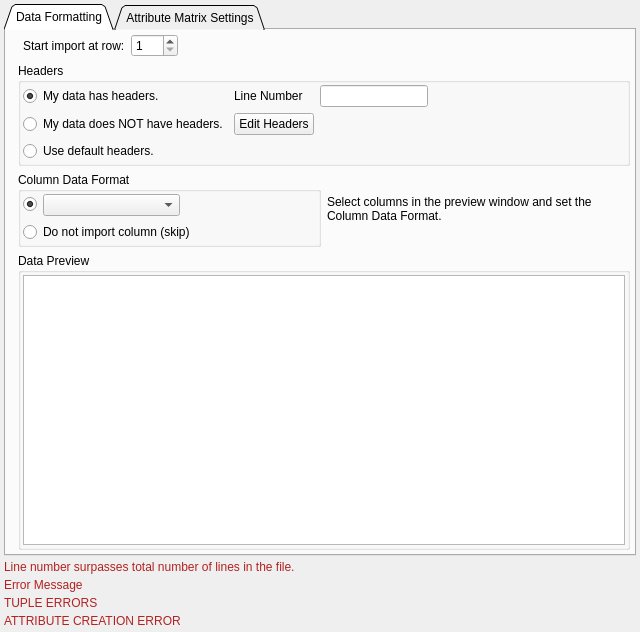
<?xml version="1.0" encoding="UTF-8"?>
<ui version="4.0">
 <class>DataFormatPage</class>
 <widget class="QWizardPage" name="DataFormatPage">
  <property name="geometry">
   <rect>
    <x>0</x>
    <y>0</y>
    <width>640</width>
    <height>632</height>
   </rect>
  </property>
  <property name="windowTitle">
   <string>WizardPage</string>
  </property>
  <layout class="QGridLayout" name="gridLayout_8">
   <property name="leftMargin">
    <number>4</number>
   </property>
   <property name="topMargin">
    <number>4</number>
   </property>
   <property name="rightMargin">
    <number>4</number>
   </property>
   <property name="bottomMargin">
    <number>4</number>
   </property>
   <property name="spacing">
    <number>4</number>
   </property>
   <item row="4" column="0">
    <widget class="QLabel" name="lineNumErrLabel">
     <property name="styleSheet">
      <string notr="true">QLabel { color: FireBrick }</string>
     </property>
     <property name="text">
      <string>Line number surpasses total number of lines in the file.</string>
     </property>
     <property name="wordWrap">
      <bool>true</bool>
     </property>
    </widget>
   </item>
   <item row="5" column="0">
    <widget class="QLabel" name="arrayErrLabel">
     <property name="styleSheet">
      <string notr="true">QLabel { color: FireBrick }</string>
     </property>
     <property name="text">
      <string>Error Message</string>
     </property>
     <property name="wordWrap">
      <bool>false</bool>
     </property>
    </widget>
   </item>
   <item row="6" column="0">
    <widget class="QLabel" name="tupleTableErrLabel">
     <property name="styleSheet">
      <string notr="true">QLabel { color: FireBrick }</string>
     </property>
     <property name="text">
      <string>TUPLE ERRORS</string>
     </property>
     <property name="wordWrap">
      <bool>true</bool>
     </property>
    </widget>
   </item>
   <item row="3" column="0">
    <widget class="QTabWidget" name="tabWidget">
     <property name="styleSheet">
      <string notr="true"/>
     </property>
     <property name="tabPosition">
      <enum>QTabWidget::North</enum>
     </property>
     <property name="tabShape">
      <enum>QTabWidget::Triangular</enum>
     </property>
     <property name="currentIndex">
      <number>0</number>
     </property>
     <widget class="QWidget" name="tab">
      <attribute name="title">
       <string>Data Formatting</string>
      </attribute>
      <layout class="QGridLayout" name="gridLayout_5">
       <property name="leftMargin">
        <number>12</number>
       </property>
       <property name="topMargin">
        <number>4</number>
       </property>
       <property name="rightMargin">
        <number>4</number>
       </property>
       <property name="bottomMargin">
        <number>4</number>
       </property>
       <property name="spacing">
        <number>6</number>
       </property>
       <item row="2" column="0">
        <widget class="QGroupBox" name="columnDataGroupBox">
         <property name="title">
          <string>Column Data Format</string>
         </property>
         <layout class="QGridLayout" name="gridLayout_2">
          <property name="leftMargin">
           <number>2</number>
          </property>
          <property name="topMargin">
           <number>2</number>
          </property>
          <property name="rightMargin">
           <number>2</number>
          </property>
          <property name="bottomMargin">
           <number>2</number>
          </property>
          <property name="spacing">
           <number>6</number>
          </property>
          <item row="1" column="0" colspan="2">
           <layout class="QHBoxLayout" name="horizontalLayout_2">
            <property name="topMargin">
             <number>0</number>
            </property>
            <item>
             <widget class="QRadioButton" name="dataTypeRadio">
              <property name="sizePolicy">
               <sizepolicy hsizetype="Preferred" vsizetype="Fixed">
                <horstretch>0</horstretch>
                <verstretch>0</verstretch>
               </sizepolicy>
              </property>
              <property name="maximumSize">
               <size>
                <width>16777215</width>
                <height>16777215</height>
               </size>
              </property>
              <property name="text">
               <string/>
              </property>
              <property name="checked">
               <bool>true</bool>
              </property>
              <property name="autoRepeat">
               <bool>false</bool>
              </property>
             </widget>
            </item>
            <item>
             <widget class="QComboBox" name="dataTypeCB">
              <property name="sizePolicy">
               <sizepolicy hsizetype="Expanding" vsizetype="Fixed">
                <horstretch>0</horstretch>
                <verstretch>0</verstretch>
               </sizepolicy>
              </property>
             </widget>
            </item>
            <item>
             <spacer name="horizontalSpacer_3">
              <property name="orientation">
               <enum>Qt::Horizontal</enum>
              </property>
              <property name="sizeHint" stdset="0">
               <size>
                <width>40</width>
                <height>20</height>
               </size>
              </property>
             </spacer>
            </item>
           </layout>
          </item>
          <item row="3" column="0" colspan="2">
           <widget class="QRadioButton" name="skipRadio">
            <property name="text">
             <string>Do not import column (skip)</string>
            </property>
           </widget>
          </item>
         </layout>
        </widget>
       </item>
       <item row="1" column="0" colspan="2">
        <widget class="QGroupBox" name="groupBox_3">
         <property name="title">
          <string>Headers</string>
         </property>
         <layout class="QGridLayout" name="gridLayout_6">
          <property name="leftMargin">
           <number>2</number>
          </property>
          <property name="topMargin">
           <number>2</number>
          </property>
          <property name="rightMargin">
           <number>2</number>
          </property>
          <property name="bottomMargin">
           <number>2</number>
          </property>
          <item row="0" column="0">
           <layout class="QGridLayout" name="gridLayout">
            <property name="bottomMargin">
             <number>0</number>
            </property>
            <property name="spacing">
             <number>6</number>
            </property>
            <item row="0" column="2">
             <widget class="QLabel" name="lineNumberLabel">
              <property name="text">
               <string>Line Number</string>
              </property>
             </widget>
            </item>
            <item row="1" column="3" colspan="6">
             <spacer name="horizontalSpacer">
              <property name="orientation">
               <enum>Qt::Horizontal</enum>
              </property>
              <property name="sizeHint" stdset="0">
               <size>
                <width>40</width>
                <height>20</height>
               </size>
              </property>
             </spacer>
            </item>
            <item row="1" column="0" colspan="2">
             <widget class="QRadioButton" name="doesNotHaveHeadersRadio">
              <property name="text">
               <string>My data does NOT have headers.</string>
              </property>
             </widget>
            </item>
            <item row="1" column="2">
             <widget class="QPushButton" name="editHeadersBtn">
              <property name="text">
               <string>Edit Headers</string>
              </property>
             </widget>
            </item>
            <item row="0" column="0" colspan="2">
             <widget class="QRadioButton" name="hasHeadersRadio">
              <property name="text">
               <string>My data has headers.</string>
              </property>
              <property name="checked">
               <bool>true</bool>
              </property>
             </widget>
            </item>
            <item row="2" column="0" colspan="2">
             <widget class="QRadioButton" name="useDefaultHeaders">
              <property name="text">
               <string>Use default headers.</string>
              </property>
             </widget>
            </item>
            <item row="0" column="3" colspan="2">
             <widget class="QLineEdit" name="headersIndexLineEdit">
              <property name="text">
               <string/>
              </property>
              <property name="placeholderText">
               <string/>
              </property>
             </widget>
            </item>
           </layout>
          </item>
         </layout>
        </widget>
       </item>
       <item row="2" column="1">
        <widget class="QLabel" name="label">
         <property name="text">
          <string>&lt;html&gt;&lt;head/&gt;&lt;body&gt;&lt;p&gt;Select columns in the preview window and set the Column Data Format.&lt;/p&gt;&lt;/body&gt;&lt;/html&gt;</string>
         </property>
         <property name="wordWrap">
          <bool>true</bool>
         </property>
        </widget>
       </item>
       <item row="0" column="0" colspan="2">
        <layout class="QHBoxLayout" name="horizontalLayout">
         <property name="leftMargin">
          <number>5</number>
         </property>
         <item>
          <widget class="QLabel" name="label_7">
           <property name="text">
            <string>Start import at row:</string>
           </property>
          </widget>
         </item>
         <item>
          <widget class="QSpinBox" name="startRowSpin">
           <property name="minimum">
            <number>1</number>
           </property>
           <property name="maximum">
            <number>200</number>
           </property>
          </widget>
         </item>
         <item>
          <spacer name="horizontalSpacer_4">
           <property name="orientation">
            <enum>Qt::Horizontal</enum>
           </property>
           <property name="sizeHint" stdset="0">
            <size>
             <width>458</width>
             <height>20</height>
            </size>
           </property>
          </spacer>
         </item>
        </layout>
       </item>
       <item row="3" column="0" colspan="2">
        <widget class="QGroupBox" name="groupBox_2">
         <property name="title">
          <string>Data Preview</string>
         </property>
         <layout class="QGridLayout" name="gridLayout_3">
          <property name="leftMargin">
           <number>2</number>
          </property>
          <property name="topMargin">
           <number>2</number>
          </property>
          <property name="rightMargin">
           <number>2</number>
          </property>
          <property name="bottomMargin">
           <number>2</number>
          </property>
          <item row="0" column="0">
           <widget class="QTableView" name="dataView">
            <property name="sizePolicy">
             <sizepolicy hsizetype="Expanding" vsizetype="Expanding">
              <horstretch>0</horstretch>
              <verstretch>1</verstretch>
             </sizepolicy>
            </property>
            <property name="styleSheet">
             <string notr="true">QHeaderView
{
  font-weight: bold;
}</string>
            </property>
            <property name="selectionMode">
             <enum>QAbstractItemView::SingleSelection</enum>
            </property>
            <property name="selectionBehavior">
             <enum>QAbstractItemView::SelectColumns</enum>
            </property>
           </widget>
          </item>
         </layout>
        </widget>
       </item>
      </layout>
     </widget>
     <widget class="QWidget" name="tab_2">
      <attribute name="title">
       <string>Attribute Matrix Settings</string>
      </attribute>
      <layout class="QVBoxLayout" name="verticalLayout">
       <property name="leftMargin">
        <number>4</number>
       </property>
       <property name="topMargin">
        <number>4</number>
       </property>
       <property name="rightMargin">
        <number>4</number>
       </property>
       <property name="bottomMargin">
        <number>4</number>
       </property>
       <item>
        <widget class="QFrame" name="frame">
         <property name="frameShape">
          <enum>QFrame::StyledPanel</enum>
         </property>
         <property name="frameShadow">
          <enum>QFrame::Raised</enum>
         </property>
         <layout class="QGridLayout" name="gridLayout_4">
          <property name="leftMargin">
           <number>4</number>
          </property>
          <property name="topMargin">
           <number>4</number>
          </property>
          <property name="rightMargin">
           <number>4</number>
          </property>
          <property name="bottomMargin">
           <number>4</number>
          </property>
          <property name="spacing">
           <number>6</number>
          </property>
          <item row="9" column="0" colspan="2">
           <layout class="QGridLayout" name="gridLayout_7" columnstretch="0,0,0,0">
            <item row="1" column="1">
             <widget class="QLabel" name="linesImportedLabel">
              <property name="sizePolicy">
               <sizepolicy hsizetype="Preferred" vsizetype="Preferred">
                <horstretch>0</horstretch>
                <verstretch>0</verstretch>
               </sizepolicy>
              </property>
              <property name="text">
               <string>0</string>
              </property>
              <property name="alignment">
               <set>Qt::AlignRight|Qt::AlignTrailing|Qt::AlignVCenter</set>
              </property>
             </widget>
            </item>
            <item row="1" column="2" colspan="2">
             <spacer name="horizontalSpacer_2">
              <property name="orientation">
               <enum>Qt::Horizontal</enum>
              </property>
              <property name="sizeHint" stdset="0">
               <size>
                <width>40</width>
                <height>20</height>
               </size>
              </property>
             </spacer>
            </item>
            <item row="1" column="0">
             <widget class="QLabel" name="tupleLabel_2">
              <property name="text">
               <string>&lt;html&gt;&lt;head/&gt;&lt;body&gt;&lt;p&gt;&lt;span style=&quot; font-weight:600;&quot;&gt;Total Lines Imported:&lt;/span&gt;&lt;/p&gt;&lt;/body&gt;&lt;/html&gt;</string>
              </property>
              <property name="alignment">
               <set>Qt::AlignRight|Qt::AlignTrailing|Qt::AlignVCenter</set>
              </property>
             </widget>
            </item>
            <item row="0" column="0">
             <widget class="QLabel" name="tupleLabel_3">
              <property name="text">
               <string>&lt;html&gt;&lt;head/&gt;&lt;body&gt;&lt;p&gt;&lt;span style=&quot; font-weight:600;&quot;&gt;Total Lines In File:&lt;/span&gt;&lt;/p&gt;&lt;/body&gt;&lt;/html&gt;</string>
              </property>
              <property name="alignment">
               <set>Qt::AlignRight|Qt::AlignTrailing|Qt::AlignVCenter</set>
              </property>
             </widget>
            </item>
            <item row="0" column="1">
             <widget class="QLabel" name="linesInFileLabel">
              <property name="sizePolicy">
               <sizepolicy hsizetype="Preferred" vsizetype="Preferred">
                <horstretch>0</horstretch>
                <verstretch>0</verstretch>
               </sizepolicy>
              </property>
              <property name="text">
               <string>0</string>
              </property>
              <property name="alignment">
               <set>Qt::AlignRight|Qt::AlignTrailing|Qt::AlignVCenter</set>
              </property>
             </widget>
            </item>
           </layout>
          </item>
          <item row="5" column="0" colspan="2">
           <layout class="QHBoxLayout" name="horizontalLayout_4">
            <property name="spacing">
             <number>6</number>
            </property>
            <property name="topMargin">
             <number>0</number>
            </property>
            <item>
             <widget class="QLabel" name="label_4">
              <property name="text">
               <string>Data Container</string>
              </property>
             </widget>
            </item>
            <item>
             <widget class="DataArrayPathSelectionWidget" name="selectedDCBtn">
              <property name="sizePolicy">
               <sizepolicy hsizetype="Preferred" vsizetype="Fixed">
                <horstretch>0</horstretch>
                <verstretch>0</verstretch>
               </sizepolicy>
              </property>
              <property name="minimumSize">
               <size>
                <width>75</width>
                <height>22</height>
               </size>
              </property>
              <property name="maximumSize">
               <size>
                <width>16777215</width>
                <height>16777215</height>
               </size>
              </property>
              <property name="font">
               <font>
                <pointsize>12</pointsize>
               </font>
              </property>
              <property name="text">
               <string notr="true"/>
              </property>
              <property name="iconSize">
               <size>
                <width>2</width>
                <height>2</height>
               </size>
              </property>
              <property name="shortcut">
               <string>Ctrl+S</string>
              </property>
             </widget>
            </item>
            <item>
             <widget class="QLineEdit" name="amName">
              <property name="sizePolicy">
               <sizepolicy hsizetype="Expanding" vsizetype="Preferred">
                <horstretch>0</horstretch>
                <verstretch>0</verstretch>
               </sizepolicy>
              </property>
              <property name="minimumSize">
               <size>
                <width>150</width>
                <height>0</height>
               </size>
              </property>
              <property name="placeholderText">
               <string>Attribute Matrix Name</string>
              </property>
             </widget>
            </item>
            <item>
             <widget class="QPushButton" name="applyChangesBtn">
              <property name="sizePolicy">
               <sizepolicy hsizetype="Preferred" vsizetype="Preferred">
                <horstretch>0</horstretch>
                <verstretch>0</verstretch>
               </sizepolicy>
              </property>
              <property name="minimumSize">
               <size>
                <width>84</width>
                <height>0</height>
               </size>
              </property>
              <property name="maximumSize">
               <size>
                <width>234234</width>
                <height>24</height>
               </size>
              </property>
              <property name="toolTip">
               <string>Click to apply the changes and run a preflight check</string>
              </property>
              <property name="styleSheet">
               <string notr="true"> QPushButton {
     border: 2px solid #8f8f91;
     border-radius: 6px;
     background-color: qlineargradient(x1: 0, y1: 0, x2: 0, y2: 1,
                                       stop: 0 #f6f7fa, stop: 1 #dadbde);
     min-width: 80px;
 }

 QPushButton:pressed {
     background-color: qlineargradient(x1: 0, y1: 0, x2: 0, y2: 1,
                                       stop: 0 #dadbde, stop: 1 #f6f7fa);
 }

 QPushButton:flat {
     border: none; /* no border for a flat push button */
 }

 QPushButton:default {
     border-color: navy; /* make the default button prominent */
 }</string>
              </property>
              <property name="text">
               <string>Apply</string>
              </property>
              <property name="autoDefault">
               <bool>false</bool>
              </property>
              <property name="default">
               <bool>false</bool>
              </property>
              <property name="flat">
               <bool>false</bool>
              </property>
             </widget>
            </item>
           </layout>
          </item>
          <item row="1" column="0" colspan="2">
           <layout class="QHBoxLayout" name="horizontalLayout_5">
            <property name="spacing">
             <number>6</number>
            </property>
            <property name="topMargin">
             <number>0</number>
            </property>
            <item>
             <widget class="QLabel" name="selectedAMLabel">
              <property name="text">
               <string>Attribute Matrix</string>
              </property>
             </widget>
            </item>
            <item>
             <widget class="DataArrayPathSelectionWidget" name="selectedAMBtn">
              <property name="sizePolicy">
               <sizepolicy hsizetype="Expanding" vsizetype="Fixed">
                <horstretch>0</horstretch>
                <verstretch>0</verstretch>
               </sizepolicy>
              </property>
              <property name="minimumSize">
               <size>
                <width>0</width>
                <height>22</height>
               </size>
              </property>
              <property name="maximumSize">
               <size>
                <width>16777215</width>
                <height>16777215</height>
               </size>
              </property>
              <property name="font">
               <font>
                <pointsize>12</pointsize>
               </font>
              </property>
              <property name="text">
               <string notr="true"/>
              </property>
              <property name="iconSize">
               <size>
                <width>2</width>
                <height>2</height>
               </size>
              </property>
              <property name="shortcut">
               <string>Ctrl+S</string>
              </property>
             </widget>
            </item>
            <item>
             <spacer name="horizontalSpacer_5">
              <property name="orientation">
               <enum>Qt::Horizontal</enum>
              </property>
              <property name="sizeHint" stdset="0">
               <size>
                <width>40</width>
                <height>20</height>
               </size>
              </property>
             </spacer>
            </item>
           </layout>
          </item>
          <item row="0" column="0" colspan="2">
           <layout class="QHBoxLayout" name="horizontalLayout_3">
            <property name="spacing">
             <number>6</number>
            </property>
            <property name="leftMargin">
             <number>0</number>
            </property>
            <property name="topMargin">
             <number>0</number>
            </property>
            <item>
             <widget class="QRadioButton" name="createAMRadio">
              <property name="text">
               <string>Create New AttributeMatrix</string>
              </property>
              <property name="checked">
               <bool>true</bool>
              </property>
             </widget>
            </item>
            <item>
             <widget class="QRadioButton" name="useAMRadio">
              <property name="text">
               <string>Use Existing AttributeMatrix</string>
              </property>
              <property name="checked">
               <bool>false</bool>
              </property>
             </widget>
            </item>
           </layout>
          </item>
          <item row="6" column="0" colspan="2">
           <layout class="QHBoxLayout" name="horizontalLayout_6">
            <property name="spacing">
             <number>6</number>
            </property>
            <property name="topMargin">
             <number>0</number>
            </property>
            <item>
             <widget class="QLabel" name="label_2">
              <property name="text">
               <string>Attribute Matrix Type:</string>
              </property>
             </widget>
            </item>
            <item>
             <widget class="QComboBox" name="attributeMatrixType"/>
            </item>
            <item>
             <spacer name="horizontalSpacer_6">
              <property name="orientation">
               <enum>Qt::Horizontal</enum>
              </property>
              <property name="sizeHint" stdset="0">
               <size>
                <width>40</width>
                <height>20</height>
               </size>
              </property>
             </spacer>
            </item>
           </layout>
          </item>
          <item row="3" column="0" colspan="2">
           <widget class="QLabel" name="amSelectionError">
            <property name="text">
             <string/>
            </property>
            <property name="wordWrap">
             <bool>true</bool>
            </property>
           </widget>
          </item>
          <item row="8" column="0" colspan="2">
           <widget class="TupleTableWidget" name="tupleDimsTable" native="true">
            <property name="sizePolicy">
             <sizepolicy hsizetype="Preferred" vsizetype="Expanding">
              <horstretch>0</horstretch>
              <verstretch>0</verstretch>
             </sizepolicy>
            </property>
            <property name="minimumSize">
             <size>
              <width>0</width>
              <height>50</height>
             </size>
            </property>
            <property name="maximumSize">
             <size>
              <width>16777215</width>
              <height>100</height>
             </size>
            </property>
           </widget>
          </item>
         </layout>
        </widget>
       </item>
       <item>
        <spacer name="verticalSpacer">
         <property name="orientation">
          <enum>Qt::Vertical</enum>
         </property>
         <property name="sizeHint" stdset="0">
          <size>
           <width>20</width>
           <height>40</height>
          </size>
         </property>
        </spacer>
       </item>
      </layout>
     </widget>
    </widget>
   </item>
   <item row="7" column="0">
    <widget class="QLabel" name="amCreationError">
     <property name="styleSheet">
      <string notr="true">QLabel { color: FireBrick }</string>
     </property>
     <property name="text">
      <string>ATTRIBUTE CREATION ERROR</string>
     </property>
     <property name="wordWrap">
      <bool>true</bool>
     </property>
    </widget>
   </item>
  </layout>
 </widget>
 <customwidgets>
  <customwidget>
   <class>DataArrayPathSelectionWidget</class>
   <extends>QToolButton</extends>
   <header>DataArrayPathSelectionWidget.h</header>
  </customwidget>
  <customwidget>
   <class>TupleTableWidget</class>
   <extends>QWidget</extends>
   <header location="global">TupleTableWidget.h</header>
   <container>1</container>
  </customwidget>
 </customwidgets>
 <resources/>
 <connections>
  <connection>
   <sender>useAMRadio</sender>
   <signal>toggled(bool)</signal>
   <receiver>selectedAMLabel</receiver>
   <slot>setVisible(bool)</slot>
   <hints>
    <hint type="sourcelabel">
     <x>622</x>
     <y>58</y>
    </hint>
    <hint type="destinationlabel">
     <x>71</x>
     <y>88</y>
    </hint>
   </hints>
  </connection>
  <connection>
   <sender>createAMRadio</sender>
   <signal>toggled(bool)</signal>
   <receiver>label_4</receiver>
   <slot>setVisible(bool)</slot>
   <hints>
    <hint type="sourcelabel">
     <x>56</x>
     <y>58</y>
    </hint>
    <hint type="destinationlabel">
     <x>60</x>
     <y>149</y>
    </hint>
   </hints>
  </connection>
  <connection>
   <sender>createAMRadio</sender>
   <signal>toggled(bool)</signal>
   <receiver>amName</receiver>
   <slot>setVisible(bool)</slot>
   <hints>
    <hint type="sourcelabel">
     <x>42</x>
     <y>58</y>
    </hint>
    <hint type="destinationlabel">
     <x>532</x>
     <y>149</y>
    </hint>
   </hints>
  </connection>
  <connection>
   <sender>createAMRadio</sender>
   <signal>toggled(bool)</signal>
   <receiver>label_2</receiver>
   <slot>setVisible(bool)</slot>
   <hints>
    <hint type="sourcelabel">
     <x>190</x>
     <y>58</y>
    </hint>
    <hint type="destinationlabel">
     <x>115</x>
     <y>185</y>
    </hint>
   </hints>
  </connection>
  <connection>
   <sender>createAMRadio</sender>
   <signal>toggled(bool)</signal>
   <receiver>attributeMatrixType</receiver>
   <slot>setVisible(bool)</slot>
   <hints>
    <hint type="sourcelabel">
     <x>225</x>
     <y>58</y>
    </hint>
    <hint type="destinationlabel">
     <x>255</x>
     <y>189</y>
    </hint>
   </hints>
  </connection>
  <connection>
   <sender>createAMRadio</sender>
   <signal>toggled(bool)</signal>
   <receiver>tupleDimsTable</receiver>
   <slot>setVisible(bool)</slot>
   <hints>
    <hint type="sourcelabel">
     <x>259</x>
     <y>58</y>
    </hint>
    <hint type="destinationlabel">
     <x>134</x>
     <y>267</y>
    </hint>
   </hints>
  </connection>
 </connections>
</ui>
